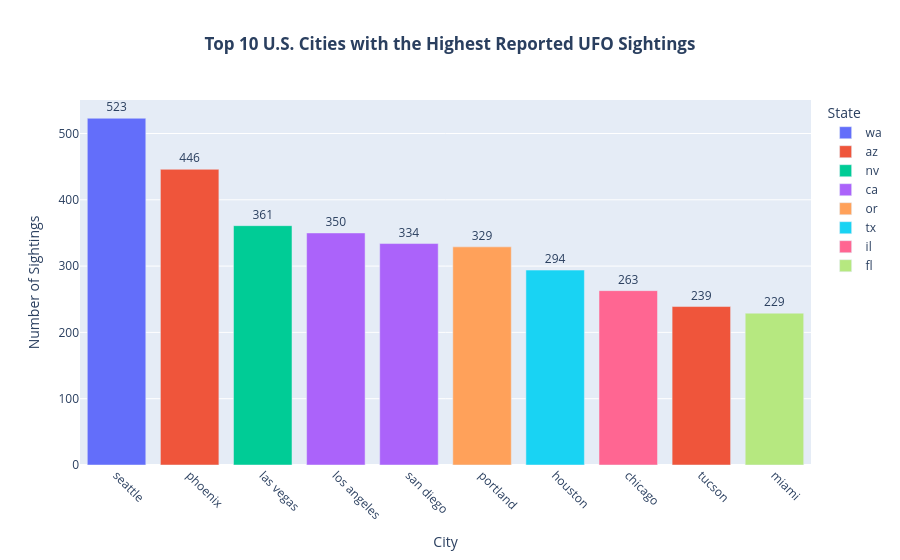

Notebook code cell kept with this figure:
### Code cell
import plotly.express as px

# Sort by sighting_count descending
top_10_us_cities = top_10_us_cities.sort_values("sighting_count", ascending=False)
fig = px.bar(
    top_10_us_cities,
    x="city",
    y="sighting_count",
    color="state_final",
    text="sighting_count",
    title="<b>Top 10 U.S. Cities with the Highest Reported UFO Sightings</b>",
    labels={
        "city": "City",
        "sighting_count": "Number of Sightings",
        "state_final": "State"
    },
    category_orders={"city": top_10_us_cities["city"].tolist()}     # enforce sorted order
)

fig.update_traces(textposition="outside")

fig.update_layout(
    xaxis_tickangle=45,
    title_x=0.5,
    bargap=0.2,
    showlegend=True
)

fig.show()

### Figure 1 — Plotly figure (JSON) as saved in the notebook; plotly's stock layout.template omitted (floating-point values rounded to 4 significant figures)
{"data": [{"hovertemplate": "State=wa<br>City=%{x}<br>Number of Sightings=%{text}<extra></extra>", "legendgroup": "wa", "marker": {"color": "#636efa", "pattern": {"shape": ""}}, "name": "wa", "orientation": "v", "showlegend": true, "text": [523.0], "textposition": "outside", "type": "bar", "x": ["seattle"], "xaxis": "x", "y": [523], "yaxis": "y"}, {"hovertemplate": "State=az<br>City=%{x}<br>Number of Sightings=%{text}<extra></extra>", "legendgroup": "az", "marker": {"color": "#EF553B", "pattern": {"shape": ""}}, "name": "az", "orientation": "v", "showlegend": true, "text": [446.0, 239.0], "textposition": "outside", "type": "bar", "x": ["phoenix", "tucson"], "xaxis": "x", "y": [446, 239], "yaxis": "y"}, {"hovertemplate": "State=nv<br>City=%{x}<br>Number of Sightings=%{text}<extra></extra>", "legendgroup": "nv", "marker": {"color": "#00cc96", "pattern": {"shape": ""}}, "name": "nv", "orientation": "v", "showlegend": true, "text": [361.0], "textposition": "outside", "type": "bar", "x": ["las vegas"], "xaxis": "x", "y": [361], "yaxis": "y"}, {"hovertemplate": "State=ca<br>City=%{x}<br>Number of Sightings=%{text}<extra></extra>", "legendgroup": "ca", "marker": {"color": "#ab63fa", "pattern": {"shape": ""}}, "name": "ca", "orientation": "v", "showlegend": true, "text": [350.0, 334.0], "textposition": "outside", "type": "bar", "x": ["los angeles", "san diego"], "xaxis": "x", "y": [350, 334], "yaxis": "y"}, {"hovertemplate": "State=or<br>City=%{x}<br>Number of Sightings=%{text}<extra></extra>", "legendgroup": "or", "marker": {"color": "#FFA15A", "pattern": {"shape": ""}}, "name": "or", "orientation": "v", "showlegend": true, "text": [329.0], "textposition": "outside", "type": "bar", "x": ["portland"], "xaxis": "x", "y": [329], "yaxis": "y"}, {"hovertemplate": "State=tx<br>City=%{x}<br>Number of Sightings=%{text}<extra></extra>", "legendgroup": "tx", "marker": {"color": "#19d3f3", "pattern": {"shape": ""}}, "name": "tx", "orientation": "v", "showlegend": true, "text": [294.0], "textposition": "outside", "type": "bar", "x": ["houston"], "xaxis": "x", "y": [294], "yaxis": "y"}, {"hovertemplate": "State=il<br>City=%{x}<br>Number of Sightings=%{text}<extra></extra>", "legendgroup": "il", "marker": {"color": "#FF6692", "pattern": {"shape": ""}}, "name": "il", "orientation": "v", "showlegend": true, "text": [263.0], "textposition": "outside", "type": "bar", "x": ["chicago"], "xaxis": "x", "y": [263], "yaxis": "y"}, {"hovertemplate": "State=fl<br>City=%{x}<br>Number of Sightings=%{text}<extra></extra>", "legendgroup": "fl", "marker": {"color": "#B6E880", "pattern": {"shape": ""}}, "name": "fl", "orientation": "v", "showlegend": true, "text": [229.0], "textposition": "outside", "type": "bar", "x": ["miami"], "xaxis": "x", "y": [229], "yaxis": "y"}], "layout": {"bargap": 0.2, "barmode": "relative", "legend": {"title": {"text": "State"}, "tracegroupgap": 0}, "showlegend": true, "title": {"text": "<b>Top 10 U.S. Cities with the Highest Reported UFO Sightings</b>", "x": 0.5}, "xaxis": {"anchor": "y", "categoryarray": ["seattle", "phoenix", "las vegas", "los angeles", "san diego", "portland", "houston", "chicago", "tucson", "miami"], "categoryorder": "array", "domain": [0, 1], "tickangle": 45, "title": {"text": "City"}}, "yaxis": {"anchor": "x", "domain": [0, 1], "title": {"text": "Number of Sightings"}}}}
